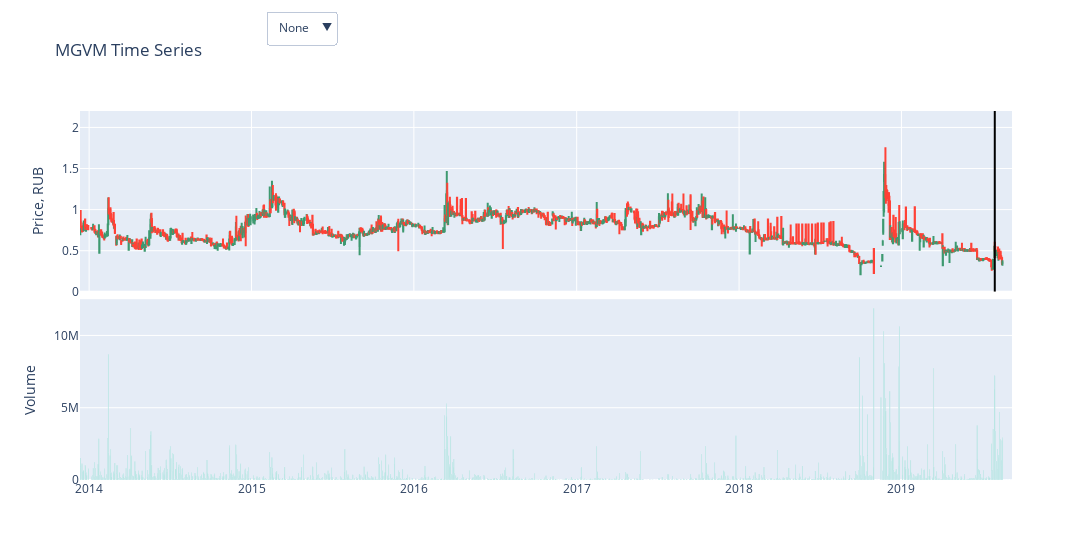

The cell this chart's notebook holds for it:
### Code cell
anomaly_plot(marked_df, pd.get_dummies(marked_df["mark"]), n_list)

### Figure 1 — Plotly figure (JSON) as saved in the notebook; plotly's stock layout.template omitted (floating-point values rounded to 4 significant figures; data arrays with more than 128 entries replaced by an {"elided": "..."} marker saying what was removed)
{"data": [{"close": {"elided": "1497 float values"}, "high": {"elided": "1497 float values"}, "low": {"elided": "1497 float values"}, "open": {"elided": "1497 float values"}, "type": "candlestick", "x": {"elided": "1497 str values"}, "xaxis": "x", "yaxis": "y"}, {"marker": {"color": "black"}, "mode": "lines", "type": "scatter", "x": ["2019-07-29T19:15:00", "2019-07-29T19:15:00"], "y": [0, 2.2]}, {"opacity": 1, "type": "bar", "x": {"elided": "1497 str values"}, "xaxis": "x2", "y": {"elided": "1497 int values"}, "yaxis": "y2"}], "layout": {"showlegend": false, "title": {"text": "MGVM Time Series "}, "updatemenus": [{"active": 0, "buttons": [{"args": [{"shapes": []}], "label": "None", "method": "relayout"}, {"args": [{"shapes": [{"fillcolor": "#f44336", "line": {"color": "#f44336", "opacity": 0.8}, "opacity": 0.3, "type": "rect", "x0": "2013-12-12T00:00:00", "x1": "2013-12-25T00:00:00", "xref": "x", "y0": 0, "y1": 2.2, "yref": "y"}, {"fillcolor": "#f44336", "line": {"color": "#f44336", "opacity": 0.8}, "opacity": 0.3, "type": "rect", "x0": "2014-01-13T00:00:00", "x1": "2014-03-04T00:00:00", "xref": "x", "y0": 0, "y1": 2.2, "yref": "y"}, {"fillcolor": "#f44336", "line": {"color": "#f44336", "opacity": 0.8}, "opacity": 0.3, "type": "rect", "x0": "2014-03-14T00:00:00", "x1": "2014-04-25T00:00:00", "xref": "x", "y0": 0, "y1": 2.2, "yref": "y"}, {"fillcolor": "#f44336", "line": {"color": "#f44336", "opacity": 0.8}, "opacity": 0.3, "type": "rect", "x0": "2014-05-15T00:00:00", "x1": "2014-06-06T00:00:00", "xref": "x", "y0": 0, "y1": 2.2, "yref": "y"}, {"fillcolor": "#f44336", "line": {"color": "#f44336", "opacity": 0.8}, "opacity": 0.3, "type": "rect", "x0": "2014-06-19T00:00:00", "x1": "2014-10-29T00:00:00", "xref": "x", "y0": 0, "y1": 2.2, "yref": "y"}, {"fillcolor": "#f44336", "line": {"color": "#f44336", "opacity": 0.8}, "opacity": 0.3, "type": "rect", "x0": "2014-11-10T00:00:00", "x1": "2014-12-25T00:00:00", "xref": "x", "y0": 0, "y1": 2.2, "yref": "y"}, {"fillcolor": "#f44336", "line": {"color": "#f44336", "opacity": 0.8}, "opacity": 0.3, "type": "rect", "x0": "2015-01-13T00:00:00", "x1": "2015-02-17T00:00:00", "xref": "x", "y0": 0, "y1": 2.2, "yref": "y"}, {"fillcolor": "#f44336", "line": {"color": "#f44336", "opacity": 0.8}, "opacity": 0.3, "type": "rect", "x0": "2015-02-27T00:00:00", "x1": "2015-03-03T00:00:00", "xref": "x", "y0": 0, "y1": 2.2, "yref": "y"}, {"fillcolor": "#f44336", "line": {"color": "#f44336", "opacity": 0.8}, "opacity": 0.3, "type": "rect", "x0": "2015-03-13T00:00:00", "x1": "2015-04-27T00:00:00", "xref": "x", "y0": 0, "y1": 2.2, "yref": "y"}, {"fillcolor": "#f44336", "line": {"color": "#f44336", "opacity": 0.8}, "opacity": 0.3, "type": "rect", "x0": "2015-05-15T00:00:00", "x1": "2015-06-08T00:00:00", "xref": "x", "y0": 0, "y1": 2.2, "yref": "y"}, {"fillcolor": "#f44336", "line": {"color": "#f44336", "opacity": 0.8}, "opacity": 0.3, "type": "rect", "x0": "2015-06-18T00:00:00", "x1": "2015-10-29T00:00:00", "xref": "x", "y0": 0, "y1": 2.2, "yref": "y"}, {"fillcolor": "#f44336", "line": {"color": "#f44336", "opacity": 0.8}, "opacity": 0.3, "type": "rect", "x0": "2015-11-10T00:00:00", "x1": "2015-12-25T00:00:00", "xref": "x", "y0": 0, "y1": 2.2, "yref": "y"}, {"fillcolor": "#f44336", "line": {"color": "#f44336", "opacity": 0.8}, "opacity": 0.3, "type": "rect", "x0": "2016-01-14T00:00:00", "x1": "2016-02-17T00:00:00", "xref": "x", "y0": 0, "y1": 2.2, "yref": "y"}, {"fillcolor": "#f44336", "line": {"color": "#f44336", "opacity": 0.8}, "opacity": 0.3, "type": "rect", "x0": "2016-02-29T00:00:00", "x1": "2016-03-02T00:00:00", "xref": "x", "y0": 0, "y1": 2.2, "yref": "y"}, {"fillcolor": "#f44336", "line": {"color": "#f44336", "opacity": 0.8}, "opacity": 0.3, "type": "rect", "x0": "2016-03-14T00:00:00", "x1": "2016-04-26T00:00:00", "xref": "x", "y0": 0, "y1": 2.2, "yref": "y"}, {"fillcolor": "#f44336", "line": {"color": "#f44336", "opacity": 0.8}, "opacity": 0.3, "type": "rect", "x0": "2016-05-13T00:00:00", "x1": "2016-06-07T00:00:00", "xref": "x", "y0": 0, "y1": 2.2, "yref": "y"}, {"fillcolor": "#f44336", "line": {"color": "#f44336", "opacity": 0.8}, "opacity": 0.3, "type": "rect", "x0": "2016-06-17T00:00:00", "x1": "2016-10-31T00:00:00", "xref": "x", "y0": 0, "y1": 2.2, "yref": "y"}, {"fillcolor": "#f44336", "line": {"color": "#f44336", "opacity": 0.8}, "opacity": 0.3, "type": "rect", "x0": "2016-11-10T00:00:00", "x1": "2016-12-27T00:00:00", "xref": "x", "y0": 0, "y1": 2.2, "yref": "y"}, {"fillcolor": "#f44336", "line": {"color": "#f44336", "opacity": 0.8}, "opacity": 0.3, "type": "rect", "x0": "2017-01-06T00:00:00", "x1": "2017-02-17T00:00:00", "xref": "x", "y0": 0, "y1": 2.2, "yref": "y"}, {"fillcolor": "#f44336", "line": {"color": "#f44336", "opacity": 0.8}, "opacity": 0.3, "type": "rect", "x0": "2017-03-01T00:00:00", "x1": "2017-03-02T00:00:00", "xref": "x", "y0": 0, "y1": 2.2, "yref": "y"}, {"fillcolor": "#f44336", "line": {"color": "#f44336", "opacity": 0.8}, "opacity": 0.3, "type": "rect", "x0": "2017-03-14T00:00:00", "x1": "2017-04-25T00:00:00", "xref": "x", "y0": 0, "y1": 2.2, "yref": "y"}, {"fillcolor": "#f44336", "line": {"color": "#f44336", "opacity": 0.8}, "opacity": 0.3, "type": "rect", "x0": "2017-05-15T00:00:00", "x1": "2017-06-06T00:00:00", "xref": "x", "y0": 0, "y1": 2.2, "yref": "y"}, {"fillcolor": "#f44336", "line": {"color": "#f44336", "opacity": 0.8}, "opacity": 0.3, "type": "rect", "x0": "2017-06-16T00:00:00", "x1": "2017-07-18T00:00:00", "xref": "x", "y0": 0, "y1": 2.2, "yref": "y"}, {"fillcolor": "#f44336", "line": {"color": "#f44336", "opacity": 0.8}, "opacity": 0.3, "type": "rect", "x0": "2017-07-28T00:00:00", "x1": "2017-10-31T00:00:00", "xref": "x", "y0": 0, "y1": 2.2, "yref": "y"}, {"fillcolor": "#f44336", "line": {"color": "#f44336", "opacity": 0.8}, "opacity": 0.3, "type": "rect", "x0": "2017-11-10T00:00:00", "x1": "2017-12-26T00:00:00", "xref": "x", "y0": 0, "y1": 2.2, "yref": "y"}, {"fillcolor": "#f44336", "line": {"color": "#f44336", "opacity": 0.8}, "opacity": 0.3, "type": "rect", "x0": "2018-01-12T00:00:00", "x1": "2018-02-19T00:00:00", "xref": "x", "y0": 0, "y1": 2.2, "yref": "y"}, {"fillcolor": "#f44336", "line": {"color": "#f44336", "opacity": 0.8}, "opacity": 0.3, "type": "rect", "x0": "2018-03-01T00:00:00", "x1": "2018-03-02T00:00:00", "xref": "x", "y0": 0, "y1": 2.2, "yref": "y"}, {"fillcolor": "#f44336", "line": {"color": "#f44336", "opacity": 0.8}, "opacity": 0.3, "type": "rect", "x0": "2018-03-14T00:00:00", "x1": "2018-04-25T00:00:00", "xref": "x", "y0": 0, "y1": 2.2, "yref": "y"}, {"fillcolor": "#f44336", "line": {"color": "#f44336", "opacity": 0.8}, "opacity": 0.3, "type": "rect", "x0": "2018-05-15T00:00:00", "x1": "2018-06-06T00:00:00", "xref": "x", "y0": 0, "y1": 2.2, "yref": "y"}, {"fillcolor": "#f44336", "line": {"color": "#f44336", "opacity": 0.8}, "opacity": 0.3, "type": "rect", "x0": "2018-06-18T00:00:00", "x1": "2018-10-26T00:00:00", "xref": "x", "y0": 0, "y1": 2.2, "yref": "y"}, {"fillcolor": "#f44336", "line": {"color": "#f44336", "opacity": 0.8}, "opacity": 0.3, "type": "rect", "x0": "2018-11-29T00:00:00", "x1": "2018-12-25T00:00:00", "xref": "x", "y0": 0, "y1": 2.2, "yref": "y"}, {"fillcolor": "#f44336", "line": {"color": "#f44336", "opacity": 0.8}, "opacity": 0.3, "type": "rect", "x0": "2019-01-11T00:00:00", "x1": "2019-03-04T00:00:00", "xref": "x", "y0": 0, "y1": 2.2, "yref": "y"}, {"fillcolor": "#f44336", "line": {"color": "#f44336", "opacity": 0.8}, "opacity": 0.3, "type": "rect", "x0": "2019-03-14T00:00:00", "x1": "2019-04-25T00:00:00", "xref": "x", "y0": 0, "y1": 2.2, "yref": "y"}, {"fillcolor": "#f44336", "line": {"color": "#f44336", "opacity": 0.8}, "opacity": 0.3, "type": "rect", "x0": "2019-05-15T00:00:00", "x1": "2019-06-06T00:00:00", "xref": "x", "y0": 0, "y1": 2.2, "yref": "y"}, {"fillcolor": "#f44336", "line": {"color": "#f44336", "opacity": 0.8}, "opacity": 0.3, "type": "rect", "x0": "2019-06-18T00:00:00", "x1": "2019-07-15T00:00:00", "xref": "x", "y0": 0, "y1": 2.2, "yref": "y"}, {"fillcolor": "#f44336", "line": {"color": "#f44336", "opacity": 0.8}, "opacity": 0.3, "type": "rect", "x0": "2019-08-05T00:00:00", "x1": "2019-08-13T00:00:00", "xref": "x", "y0": 0, "y1": 2.2, "yref": "y"}]}], "label": "0.0", "method": "relayout"}, {"args": [{"shapes": [{"fillcolor": "#ff4757", "line": {"color": "#ff4757", "opacity": 0.8}, "opacity": 0.3, "type": "rect", "x0": "2019-07-16T00:00:00", "x1": "2019-08-01T00:00:00", "xref": "x", "y0": 0, "y1": 2.2, "yref": "y"}]}], "label": "1.0", "method": "relayout"}, {"args": [{"shapes": [{"fillcolor": "#f44336", "line": {"color": "#f44336", "opacity": 0.8}, "opacity": 0.3, "type": "rect", "x0": "2013-12-12T00:00:00", "x1": "2013-12-25T00:00:00", "xref": "x", "y0": 0, "y1": 2.2, "yref": "y"}, {"fillcolor": "#f44336", "line": {"color": "#f44336", "opacity": 0.8}, "opacity": 0.3, "type": "rect", "x0": "2014-01-13T00:00:00", "x1": "2014-03-04T00:00:00", "xref": "x", "y0": 0, "y1": 2.2, "yref": "y"}, {"fillcolor": "#f44336", "line": {"color": "#f44336", "opacity": 0.8}, "opacity": 0.3, "type": "rect", "x0": "2014-03-14T00:00:00", "x1": "2014-04-25T00:00:00", "xref": "x", "y0": 0, "y1": 2.2, "yref": "y"}, {"fillcolor": "#f44336", "line": {"color": "#f44336", "opacity": 0.8}, "opacity": 0.3, "type": "rect", "x0": "2014-05-15T00:00:00", "x1": "2014-06-06T00:00:00", "xref": "x", "y0": 0, "y1": 2.2, "yref": "y"}, {"fillcolor": "#f44336", "line": {"color": "#f44336", "opacity": 0.8}, "opacity": 0.3, "type": "rect", "x0": "2014-06-19T00:00:00", "x1": "2014-10-29T00:00:00", "xref": "x", "y0": 0, "y1": 2.2, "yref": "y"}, {"fillcolor": "#f44336", "line": {"color": "#f44336", "opacity": 0.8}, "opacity": 0.3, "type": "rect", "x0": "2014-11-10T00:00:00", "x1": "2014-12-25T00:00:00", "xref": "x", "y0": 0, "y1": 2.2, "yref": "y"}, {"fillcolor": "#f44336", "line": {"color": "#f44336", "opacity": 0.8}, "opacity": 0.3, "type": "rect", "x0": "2015-01-13T00:00:00", "x1": "2015-02-17T00:00:00", "xref": "x", "y0": 0, "y1": 2.2, "yref": "y"}, {"fillcolor": "#f44336", "line": {"color": "#f44336", "opacity": 0.8}, "opacity": 0.3, "type": "rect", "x0": "2015-02-27T00:00:00", "x1": "2015-03-03T00:00:00", "xref": "x", "y0": 0, "y1": 2.2, "yref": "y"}, {"fillcolor": "#f44336", "line": {"color": "#f44336", "opacity": 0.8}, "opacity": 0.3, "type": "rect", "x0": "2015-03-13T00:00:00", "x1": "2015-04-27T00:00:00", "xref": "x", "y0": 0, "y1": 2.2, "yref": "y"}, {"fillcolor": "#f44336", "line": {"color": "#f44336", "opacity": 0.8}, "opacity": 0.3, "type": "rect", "x0": "2015-05-15T00:00:00", "x1": "2015-06-08T00:00:00", "xref": "x", "y0": 0, "y1": 2.2, "yref": "y"}, {"fillcolor": "#f44336", "line": {"color": "#f44336", "opacity": 0.8}, "opacity": 0.3, "type": "rect", "x0": "2015-06-18T00:00:00", "x1": "2015-10-29T00:00:00", "xref": "x", "y0": 0, "y1": 2.2, "yref": "y"}, {"fillcolor": "#f44336", "line": {"color": "#f44336", "opacity": 0.8}, "opacity": 0.3, "type": "rect", "x0": "2015-11-10T00:00:00", "x1": "2015-12-25T00:00:00", "xref": "x", "y0": 0, "y1": 2.2, "yref": "y"}, {"fillcolor": "#f44336", "line": {"color": "#f44336", "opacity": 0.8}, "opacity": 0.3, "type": "rect", "x0": "2016-01-14T00:00:00", "x1": "2016-02-17T00:00:00", "xref": "x", "y0": 0, "y1": 2.2, "yref": "y"}, {"fillcolor": "#f44336", "line": {"color": "#f44336", "opacity": 0.8}, "opacity": 0.3, "type": "rect", "x0": "2016-02-29T00:00:00", "x1": "2016-03-02T00:00:00", "xref": "x", "y0": 0, "y1": 2.2, "yref": "y"}, {"fillcolor": "#f44336", "line": {"color": "#f44336", "opacity": 0.8}, "opacity": 0.3, "type": "rect", "x0": "2016-03-14T00:00:00", "x1": "2016-04-26T00:00:00", "xref": "x", "y0": 0, "y1": 2.2, "yref": "y"}, {"fillcolor": "#f44336", "line": {"color": "#f44336", "opacity": 0.8}, "opacity": 0.3, "type": "rect", "x0": "2016-05-13T00:00:00", "x1": "2016-06-07T00:00:00", "xref": "x", "y0": 0, "y1": 2.2, "yref": "y"}, {"fillcolor": "#f44336", "line": {"color": "#f44336", "opacity": 0.8}, "opacity": 0.3, "type": "rect", "x0": "2016-06-17T00:00:00", "x1": "2016-10-31T00:00:00", "xref": "x", "y0": 0, "y1": 2.2, "yref": "y"}, {"fillcolor": "#f44336", "line": {"color": "#f44336", "opacity": 0.8}, "opacity": 0.3, "type": "rect", "x0": "2016-11-10T00:00:00", "x1": "2016-12-27T00:00:00", "xref": "x", "y0": 0, "y1": 2.2, "yref": "y"}, {"fillcolor": "#f44336", "line": {"color": "#f44336", "opacity": 0.8}, "opacity": 0.3, "type": "rect", "x0": "2017-01-06T00:00:00", "x1": "2017-02-17T00:00:00", "xref": "x", "y0": 0, "y1": 2.2, "yref": "y"}, {"fillcolor": "#f44336", "line": {"color": "#f44336", "opacity": 0.8}, "opacity": 0.3, "type": "rect", "x0": "2017-03-01T00:00:00", "x1": "2017-03-02T00:00:00", "xref": "x", "y0": 0, "y1": 2.2, "yref": "y"}, {"fillcolor": "#f44336", "line": {"color": "#f44336", "opacity": 0.8}, "opacity": 0.3, "type": "rect", "x0": "2017-03-14T00:00:00", "x1": "2017-04-25T00:00:00", "xref": "x", "y0": 0, "y1": 2.2, "yref": "y"}, {"fillcolor": "#f44336", "line": {"color": "#f44336", "opacity": 0.8}, "opacity": 0.3, "type": "rect", "x0": "2017-05-15T00:00:00", "x1": "2017-06-06T00:00:00", "xref": "x", "y0": 0, "y1": 2.2, "yref": "y"}, {"fillcolor": "#f44336", "line": {"color": "#f44336", "opacity": 0.8}, "opacity": 0.3, "type": "rect", "x0": "2017-06-16T00:00:00", "x1": "2017-07-18T00:00:00", "xref": "x", "y0": 0, "y1": 2.2, "yref": "y"}, {"fillcolor": "#f44336", "line": {"color": "#f44336", "opacity": 0.8}, "opacity": 0.3, "type": "rect", "x0": "2017-07-28T00:00:00", "x1": "2017-10-31T00:00:00", "xref": "x", "y0": 0, "y1": 2.2, "yref": "y"}, {"fillcolor": "#f44336", "line": {"color": "#f44336", "opacity": 0.8}, "opacity": 0.3, "type": "rect", "x0": "2017-11-10T00:00:00", "x1": "2017-12-26T00:00:00", "xref": "x", "y0": 0, "y1": 2.2, "yref": "y"}, {"fillcolor": "#f44336", "line": {"color": "#f44336", "opacity": 0.8}, "opacity": 0.3, "type": "rect", "x0": "2018-01-12T00:00:00", "x1": "2018-02-19T00:00:00", "xref": "x", "y0": 0, "y1": 2.2, "yref": "y"}, {"fillcolor": "#f44336", "line": {"color": "#f44336", "opacity": 0.8}, "opacity": 0.3, "type": "rect", "x0": "2018-03-01T00:00:00", "x1": "2018-03-02T00:00:00", "xref": "x", "y0": 0, "y1": 2.2, "yref": "y"}, {"fillcolor": "#f44336", "line": {"color": "#f44336", "opacity": 0.8}, "opacity": 0.3, "type": "rect", "x0": "2018-03-14T00:00:00", "x1": "2018-04-25T00:00:00", "xref": "x", "y0": 0, "y1": 2.2, "yref": "y"}, {"fillcolor": "#f44336", "line": {"color": "#f44336", "opacity": 0.8}, "opacity": 0.3, "type": "rect", "x0": "2018-05-15T00:00:00", "x1": "2018-06-06T00:00:00", "xref": "x", "y0": 0, "y1": 2.2, "yref": "y"}, {"fillcolor": "#f44336", "line": {"color": "#f44336", "opacity": 0.8}, "opacity": 0.3, "type": "rect", "x0": "2018-06-18T00:00:00", "x1": "2018-10-26T00:00:00", "xref": "x", "y0": 0, "y1": 2.2, "yref": "y"}, {"fillcolor": "#f44336", "line": {"color": "#f44336", "opacity": 0.8}, "opacity": 0.3, "type": "rect", "x0": "2018-11-29T00:00:00", "x1": "2018-12-25T00:00:00", "xref": "x", "y0": 0, "y1": 2.2, "yref": "y"}, {"fillcolor": "#f44336", "line": {"color": "#f44336", "opacity": 0.8}, "opacity": 0.3, "type": "rect", "x0": "2019-01-11T00:00:00", "x1": "2019-03-04T00:00:00", "xref": "x", "y0": 0, "y1": 2.2, "yref": "y"}, {"fillcolor": "#f44336", "line": {"color": "#f44336", "opacity": 0.8}, "opacity": 0.3, "type": "rect", "x0": "2019-03-14T00:00:00", "x1": "2019-04-25T00:00:00", "xref": "x", "y0": 0, "y1": 2.2, "yref": "y"}, {"fillcolor": "#f44336", "line": {"color": "#f44336", "opacity": 0.8}, "opacity": 0.3, "type": "rect", "x0": "2019-05-15T00:00:00", "x1": "2019-06-06T00:00:00", "xref": "x", "y0": 0, "y1": 2.2, "yref": "y"}, {"fillcolor": "#f44336", "line": {"color": "#f44336", "opacity": 0.8}, "opacity": 0.3, "type": "rect", "x0": "2019-06-18T00:00:00", "x1": "2019-07-15T00:00:00", "xref": "x", "y0": 0, "y1": 2.2, "yref": "y"}, {"fillcolor": "#f44336", "line": {"color": "#f44336", "opacity": 0.8}, "opacity": 0.3, "type": "rect", "x0": "2019-08-05T00:00:00", "x1": "2019-08-13T00:00:00", "xref": "x", "y0": 0, "y1": 2.2, "yref": "y"}, {"fillcolor": "#ff4757", "line": {"color": "#ff4757", "opacity": 0.8}, "opacity": 0.3, "type": "rect", "x0": "2019-07-16T00:00:00", "x1": "2019-08-01T00:00:00", "xref": "x", "y0": 0, "y1": 2.2, "yref": "y"}]}], "label": "All", "method": "relayout"}], "x": 0.2, "xanchor": "left", "y": 1.27, "yanchor": "top"}], "width": 1200, "xaxis": {"anchor": "y", "domain": [0, 1], "matches": "x2", "rangeslider": {"visible": false}, "showticklabels": false}, "xaxis2": {"anchor": "y2", "domain": [0, 1]}, "yaxis": {"anchor": "x", "domain": [0.51, 1], "range": [0, 2.2], "title": {"text": "Price, RUB"}}, "yaxis2": {"anchor": "x2", "domain": [0, 0.49], "title": {"text": "Volume"}}}}
